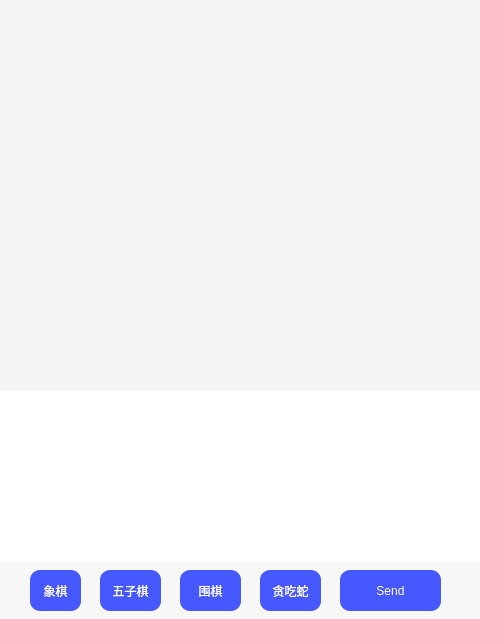
<?xml version="1.0" encoding="UTF-8"?>
<ui version="4.0">
 <class>chat</class>
 <widget class="QWidget" name="chat">
  <property name="geometry">
   <rect>
    <x>0</x>
    <y>0</y>
    <width>480</width>
    <height>619</height>
   </rect>
  </property>
  <property name="windowTitle">
   <string>Form</string>
  </property>
  <property name="styleSheet">
   <string notr="true">background-color: rgb(247, 247, 247);</string>
  </property>
  <widget class="QTextEdit" name="MessageEdit">
   <property name="geometry">
    <rect>
     <x>0</x>
     <y>390</y>
     <width>481</width>
     <height>171</height>
    </rect>
   </property>
   <property name="styleSheet">
    <string notr="true">border: 0;
font: 12pt &quot;微软雅黑&quot;;
background-color: rgb(255, 255, 255);</string>
   </property>
   <property name="html">
    <string>&lt;!DOCTYPE HTML PUBLIC &quot;-//W3C//DTD HTML 4.0//EN&quot; &quot;http://www.w3.org/TR/REC-html40/strict.dtd&quot;&gt;
&lt;html&gt;&lt;head&gt;&lt;meta name=&quot;qrichtext&quot; content=&quot;1&quot; /&gt;&lt;style type=&quot;text/css&quot;&gt;
p, li { white-space: pre-wrap; }
&lt;/style&gt;&lt;/head&gt;&lt;body style=&quot; font-family:'微软雅黑'; font-size:12pt; font-weight:400; font-style:normal;&quot;&gt;
&lt;p style=&quot;-qt-paragraph-type:empty; margin-top:0px; margin-bottom:0px; margin-left:0px; margin-right:0px; -qt-block-indent:0; text-indent:0px; font-family:'SimSun'; font-size:9pt;&quot;&gt;&lt;br /&gt;&lt;/p&gt;&lt;/body&gt;&lt;/html&gt;</string>
   </property>
  </widget>
  <widget class="QPushButton" name="sendMessage">
   <property name="geometry">
    <rect>
     <x>340</x>
     <y>570</y>
     <width>101</width>
     <height>41</height>
    </rect>
   </property>
   <property name="styleSheet">
    <string notr="true">border-radius:10px;
background-color: rgb(70, 88, 255);
color: rgb(255, 255, 255);
font: 10pt &quot;微软雅黑&quot;;</string>
   </property>
   <property name="text">
    <string>Send</string>
   </property>
  </widget>
  <widget class="QPushButton" name="ChineseChess">
   <property name="geometry">
    <rect>
     <x>30</x>
     <y>570</y>
     <width>51</width>
     <height>41</height>
    </rect>
   </property>
   <property name="styleSheet">
    <string notr="true">border-radius:10px;
background-color: rgb(70, 88, 255);
color: rgb(255, 255, 255);
font: 10pt &quot;微软雅黑&quot;;</string>
   </property>
   <property name="text">
    <string>象棋</string>
   </property>
  </widget>
  <widget class="QPushButton" name="GoBang">
   <property name="geometry">
    <rect>
     <x>100</x>
     <y>570</y>
     <width>61</width>
     <height>41</height>
    </rect>
   </property>
   <property name="styleSheet">
    <string notr="true">border-radius:10px;
background-color: rgb(70, 88, 255);
color: rgb(255, 255, 255);
font: 10pt &quot;微软雅黑&quot;;</string>
   </property>
   <property name="text">
    <string>五子棋</string>
   </property>
  </widget>
  <widget class="QPushButton" name="Go">
   <property name="geometry">
    <rect>
     <x>180</x>
     <y>570</y>
     <width>61</width>
     <height>41</height>
    </rect>
   </property>
   <property name="styleSheet">
    <string notr="true">border-radius:10px;
background-color: rgb(70, 88, 255);
color: rgb(255, 255, 255);
font: 10pt &quot;微软雅黑&quot;;</string>
   </property>
   <property name="text">
    <string>围棋</string>
   </property>
  </widget>
  <widget class="QTextBrowser" name="MessageBrowser">
   <property name="geometry">
    <rect>
     <x>0</x>
     <y>0</y>
     <width>481</width>
     <height>391</height>
    </rect>
   </property>
   <property name="styleSheet">
    <string notr="true">border-top:0;
background-color: rgb(245, 245, 245);</string>
   </property>
  </widget>
  <widget class="QPushButton" name="Snake">
   <property name="geometry">
    <rect>
     <x>260</x>
     <y>570</y>
     <width>61</width>
     <height>41</height>
    </rect>
   </property>
   <property name="styleSheet">
    <string notr="true">border-radius:10px;
background-color: rgb(70, 88, 255);
color: rgb(255, 255, 255);
font: 10pt &quot;微软雅黑&quot;;</string>
   </property>
   <property name="text">
    <string>贪吃蛇</string>
   </property>
  </widget>
 </widget>
 <resources/>
 <connections/>
</ui>
